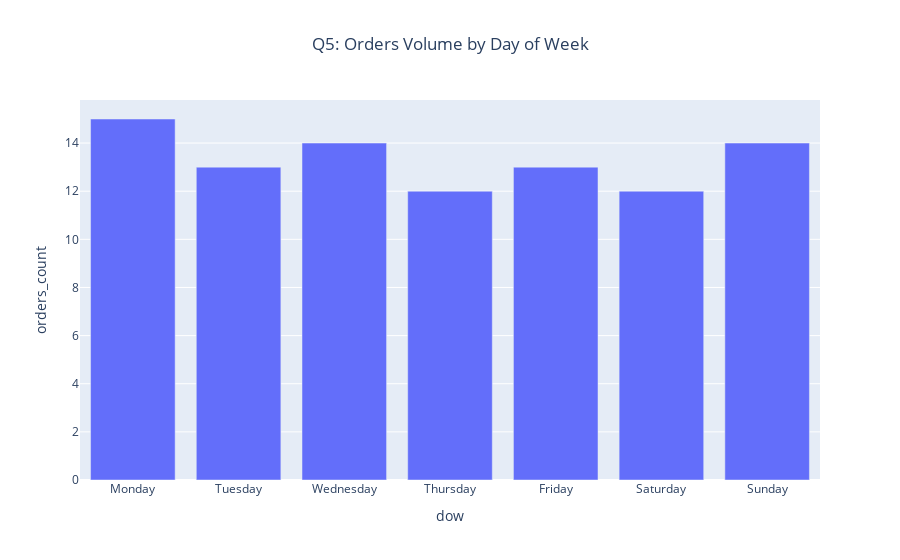

Here is the notebook cell this chart was saved with:
### Markdown cell above
**Key Findings:**
*   **High Risk in AE:** The UAE (AE) has a significantly higher refund rate (~20.8%) compared to SA (~11.8%).
*   **Investigation Needed:** Although SA has more volume, almost 1 in 5 orders in AE ends up as a refund. We need to investigate logistics or product quality specific to the UAE region.

### Code cell
days_order = ["Monday", "Tuesday", "Wednesday", "Thursday", "Friday", "Saturday", "Sunday"]

q5_df = (
    df.groupby("dow", dropna=False)
    .agg(orders_count=("order_id", "count"))
    .reset_index()
)
print("--- Daily Volume ---")
display(q5_df.sort_values("orders_count", ascending=False))

fig5 = px.bar(
    q5_df, 
    x="dow", 
    y="orders_count",
    category_orders={"dow": days_order}, 
    title="Q5: Orders Volume by Day of Week"
)

fig5.update_layout(title_x=0.5)
fig5.show()
save_fig(fig5, "q5_daily_volume.png")

### Figure 1 — Plotly figure (JSON) as saved in the notebook; plotly's stock layout.template omitted (floating-point values rounded to 4 significant figures)
{"data": [{"hovertemplate": "dow=%{x}<br>orders_count=%{y}<extra></extra>", "legendgroup": "", "marker": {"color": "#636efa", "pattern": {"shape": ""}}, "name": "", "orientation": "v", "showlegend": false, "textposition": "auto", "type": "bar", "x": ["Friday", "Monday", "Saturday", "Sunday", "Thursday", "Tuesday", "Wednesday", null], "xaxis": "x", "y": [13, 15, 12, 14, 12, 13, 14, 7], "yaxis": "y"}], "layout": {"barmode": "relative", "legend": {"tracegroupgap": 0}, "title": {"text": "Q5: Orders Volume by Day of Week", "x": 0.5}, "xaxis": {"anchor": "y", "categoryarray": ["Monday", "Tuesday", "Wednesday", "Thursday", "Friday", "Saturday", "Sunday"], "categoryorder": "array", "domain": [0, 1], "title": {"text": "dow"}}, "yaxis": {"anchor": "x", "domain": [0, 1], "title": {"text": "orders_count"}}}}
